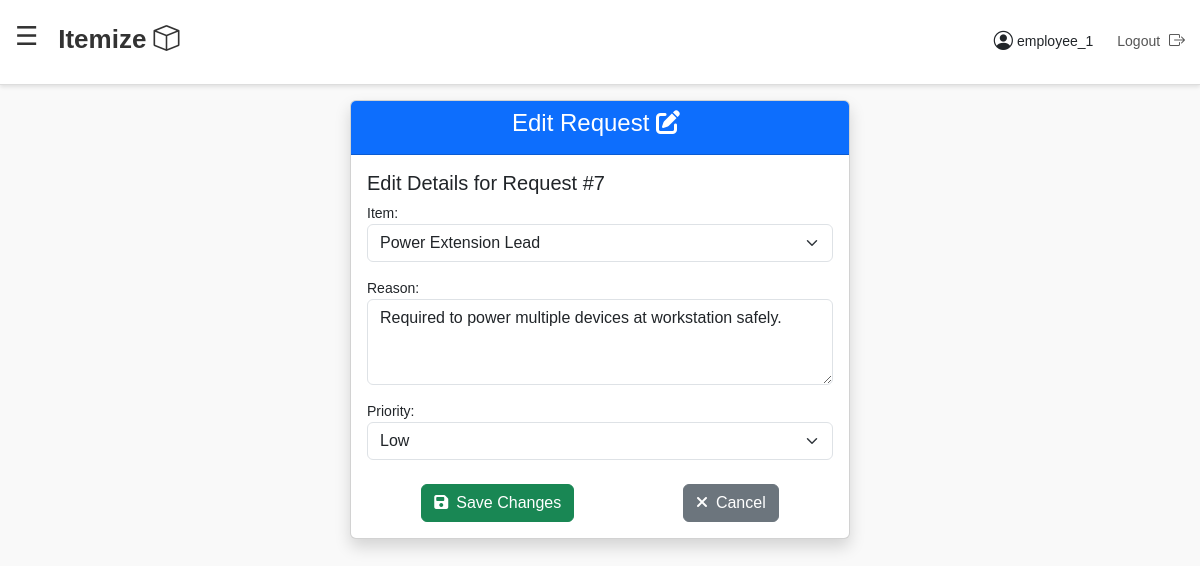
The page /edit-request/7/ (signed in) on the database as committed earlier.
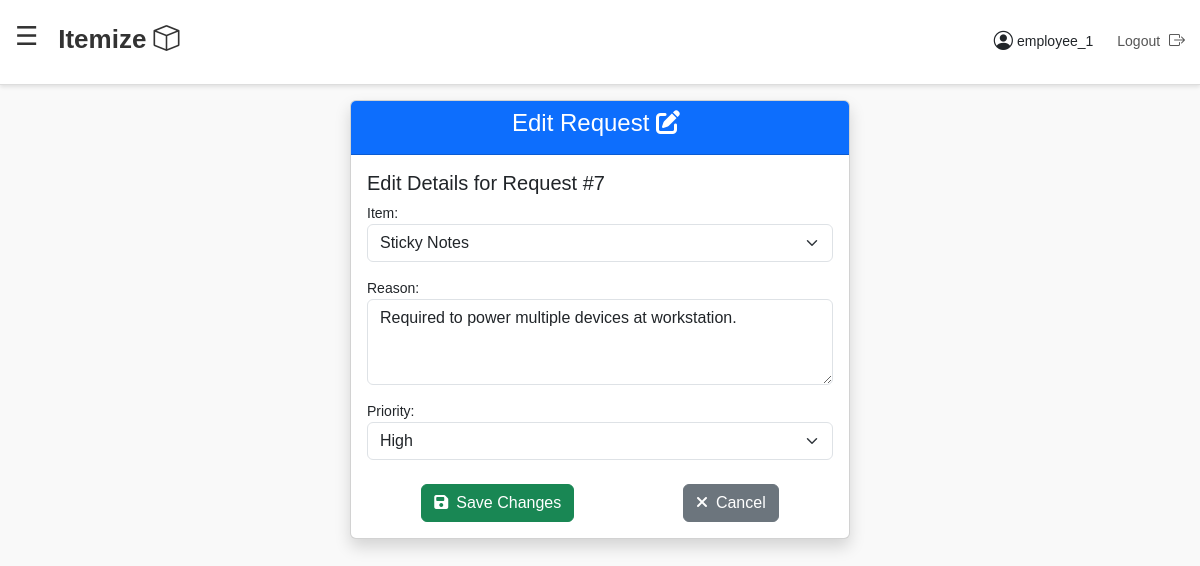
The same page on the database as committed later.
### inventory/models.py (models this page shows, shortened)
class InventoryRequest(models.Model):
    STATUS_CHOICES = [
        ('New', 'New'),
        ('In Progress', 'In Progress'),
        ('Approved', 'Approved'),
        ('Rejected', 'Rejected'),
    ]
    item = models.ForeignKey(InventoryItem, on_delete=models.CASCADE)
    reason = models.TextField()
    priority = models.CharField(max_length=10, choices=[('High', 'High'), ('Medium', 'Medium'), ('Low', 'Low')])
    requested_by = models.ForeignKey(User, on_delete=models.CASCADE)
    status = models.CharField(max_length=20, choices=STATUS_CHOICES, default='New')
    created_at = models.DateTimeField(auto_now_add=True)
    class Meta:
        verbose_name = 'Inventory Request'
        verbose_name_plural = 'Inventory Requests'
        db_table = 'inventory_request'

### inventory/views.py (the view)
# urls.py: path('edit-request/<int:request_id>/', views.edit_request, name='edit_request')
@login_required
def edit_request(request, request_id):
    inventory_request = get_object_or_404(InventoryRequest, id=request_id)
    if inventory_request.requested_by != request.user and not request.user.is_staff:
        return HttpResponseForbidden("You are not authorized to edit this request.")
    if request.method == 'POST':
        form = AdminRequestForm(request.POST, instance=inventory_request) if request.user.is_staff else RequestForm(request.POST, instance=inventory_request)
        if form.is_valid():
            form.save()
            messages.success(request, f"Request {inventory_request.id} updated successfully.")
            return redirect('dashboard')
        messages.error(request, "Failed to update the request. Please correct the errors.")
    else:
        form = AdminRequestForm(instance=inventory_request) if request.user.is_staff else RequestForm(instance=inventory_request)
    return render(request, 'edit_request.html', {
        'form': form,
        'inventory_request': inventory_request,
    })

### inventory/forms.py (shortened to what this page needs)
class RequestForm(forms.ModelForm):
    class Meta:
        model = InventoryRequest
        fields = ['item', 'reason', 'priority']
        widgets = {
            'item': forms.Select(attrs={
                'class': 'form-select',
                'required': 'required',
            }),
            'reason': forms.Textarea(attrs={
                'class': 'form-control',
                'placeholder': 'Enter your reason for the request',
                'required': 'required',
                'rows': 3,
            }),
            'priority': forms.Select(attrs={
                'class': 'form-select',
                'required': 'required',
            }),
        }
    def __init__(self, *args, **kwargs):
        super().__init__(*args, **kwargs)
        for field in self.fields.values():
            field.required = True

### inventory/models.py (called while the page is built)
    def __str__(self):
        return self.name

### templates/edit_request.html (shortened to what this page needs)
{% extends 'base.html' %}
{% block content %}
    <div class="d-flex justify-content-center align-items-center">
        <div class="card shadow" style="max-width: 500px; width: 100%;">
            <div class="card-header bg-primary text-white text-center">
                <h4>Edit Request <i class="fas fa-edit me-2"></i></h4>
            </div>
            <div class="card-body">
                <h5>Edit Details for Request #{{ inventory_request.id }}</h5>
                <form method="post">
                    {{ form.as_p }}
                    <div class="d-flex justify-content-around mt-4">
                        <button class="btn btn-success" type="submit"><i class="fas fa-save me-2"></i>Save Changes
                        </button>
                        <a class="btn btn-secondary" href="{% url 'dashboard' %}"><i class="fas fa-times me-2"></i>Cancel</a>
                    </div>
                </form>
            </div>
        </div>
    </div>
{% endblock %}

Rows that differ between the two databases and show on the page:
changed InventoryRequest id 7: item "Power Extension Lead" → "Sticky Notes"; reason "Required to power multiple devices at workstation safely." → "Required to power multiple devices at workstation."; priority "Low" → "High"
